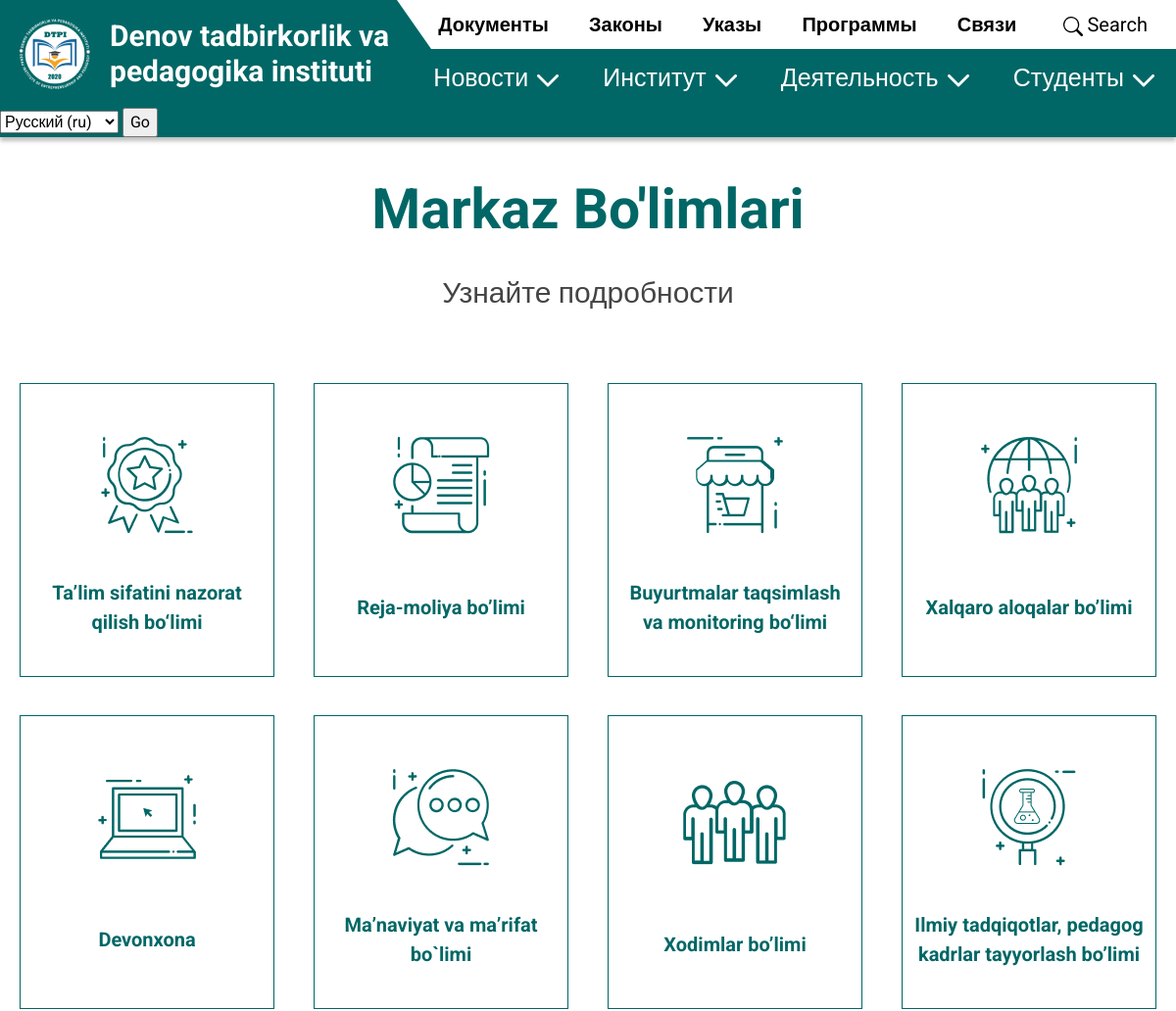
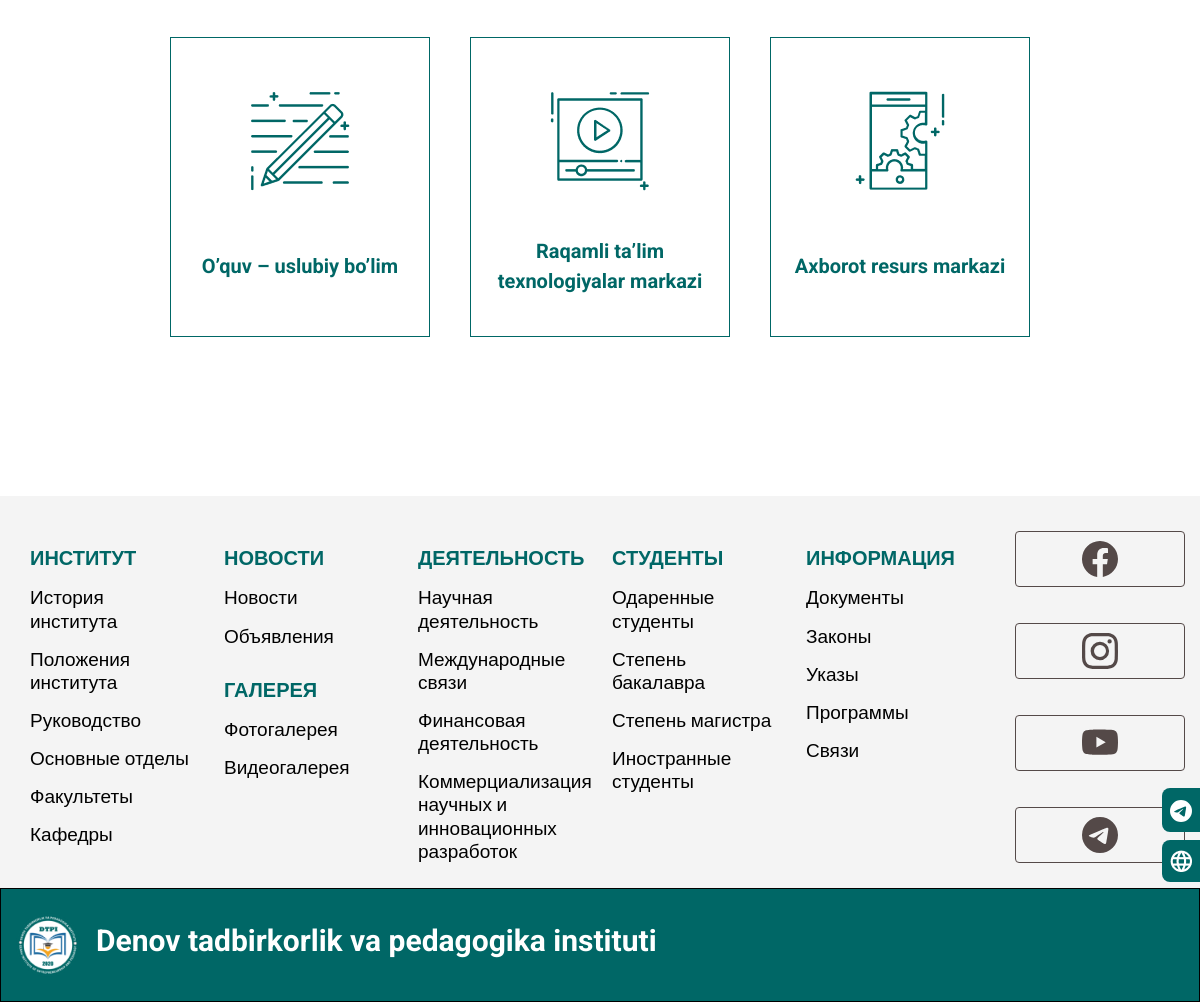
Page /ru/central_department/ on the committed database (2 pictures, top to bottom).
### main/models.py (models this page shows)
class CentralDepartments(models.Model):
    icon = models.ImageField(upload_to='pages/')
    name = models.CharField(max_length=255, verbose_name="Название")
    image = models.ImageField(upload_to='pages/', verbose_name="Излбражение")
    boss = models.CharField(max_length=255, verbose_name="Глава отдела")
    time = models.CharField(max_length=255, null=True, blank=True, verbose_name="Время приема")
    phone = models.CharField(max_length=255, verbose_name="Номер телефона")
    email = models.CharField(max_length=255, verbose_name="адрес электронной почты")
    web = models.CharField(max_length=255, verbose_name="Сайт")
    location = models.CharField(max_length=255, verbose_name="место")
    content = RichTextUploadingField(verbose_name="Текст")
    class Meta:
        verbose_name = 'данные о центральных отделах'
        verbose_name_plural = 'Центральные отделы'

### main/views.py (the view)
# urls.py: path('central_department/', central_department, name="central_department"),
def central_department(request):
    content = CentralDepartments.objects.all()
    return render(request, 'central-department.html', {'content': content})

### templates/central-department.html (shortened to what this page needs)
{% extends 'base.html' %} {% load static %}
{% block content %}
    <section class="section-central-department" id="top">
        <section class="section-departments" >
            <div class="container-xl">
                <h2 class="text-center title">Markaz Bo'limlari</h2>
                <div class="descr">
                    Узнайте подробности
                </div>
                <div class="content">
                    <nav>
                        <div class="nav nav-tabs row row-cols-2 row-cols-lg-4 departments " id="nav-tab" role="tablist">
                            {% for c in content %}
                                <a class="nav-link " onclick="document.querySelector('.section-department-content').classList.remove('d-none');setTimeout(() => {document.getElementById('nav-tabContent').scrollIntoView();}, 100); "
                                   id="nav-{{ c.id }}-tab" data-toggle="tab" href="#nav-{{ c.id }}" role="tab"
                                   aria-controls="nav-{{ c.id }}" aria-selected="true">
                                    <div class="box d-flex flex-column justify-content-between align-items-center">
                                        <img src="{{ c.icon.url }}" class="img-fluid pt-5" alt="">
                                        <div class="title ">
                                            {{ c.name }}
                                        </div>
                                    </div>
                                </a>
                            {% endfor %}
                        </div>
                    </nav>
                </div>
            </div>
        </section>
    </section>
{% endblock %}

### main/static/css/base.css (style rules this page uses)
body { font-family: 'Roboto', sans-serif; overflow-x: hidden; min-height: 100vh; display: -webkit-box; display: -ms-flexbox; display: flex; -webkit-box-orient: vertical; -webkit-box-direction: normal; -ms-flex-direction: column; flex-direction: column; -webkit-box-pack: justify; -ms-flex-pack: justify; justify-content: space-between; }
html { scroll-behavior: smooth !important; overflow-x: hidden; }
h2, .h2 { font-size: 57px; font-weight: 700; }
.section-central-department { padding-top: 110px; }
.section-central-department .section-departments { padding-top: 70px; padding-bottom: 70px; -webkit-box-shadow: 0px 4px 4px rgba(0, 0, 0, 0.25); box-shadow: 0px 4px 4px rgba(0, 0, 0, 0.25); }
.section-central-department .section-departments h2 { color: #006766; }
.section-central-department .section-departments .descr { font-size: 30px; color: #444444; text-align: center; padding-top: 20px; }
.section-central-department .section-departments .content .departments { border: 0; padding-top: 50px; padding-bottom: 70px; display: -webkit-box; display: -ms-flexbox; display: flex; -webkit-box-pack: center; -ms-flex-pack: center; justify-content: center; }
.section-central-department .section-departments .content .departments .nav-link { padding: 20px; border: 0; -webkit-transition: all .7s ease 0s; transition: all .7s ease 0s; }
.section-central-department .section-departments .content .departments .nav-link .box { height: 300px; position: relative; color: #006766; border: 1px solid #006766; width: 100%; }
.section-central-department .section-departments .content .departments .nav-link .box .title { font-size: 20px; font-weight: bold; color: #006766; text-align: center; height: 140px; width: 100%; display: -webkit-box; display: -ms-flexbox; display: flex; -webkit-box-pack: center; -ms-flex-pack: center; justify-content: center; -webkit-box-align: center; -ms-flex-align: center; align-items: center; padding: 0 10px; }

### rows in the picture
CentralDepartments: icon (picture), name "Ta’lim sifatini nazorat qilish bo‘limi"
CentralDepartments: icon (picture), name "Reja-moliya bo’limi"
CentralDepartments: icon (picture), name "Buyurtmalar taqsimlash va monitoring bo‘limi"
CentralDepartments: icon (picture), name "Xalqaro aloqalar bo’limi"
CentralDepartments: icon (picture), name "Devonxona"
CentralDepartments: icon (picture), name "Ma’naviyat va ma’rifat bo`limi"
CentralDepartments: icon (picture), name "Xodimlar bo’limi"
CentralDepartments: icon (picture), name "Ilmiy tadqiqotlar, pedagog kadrlar tayyorlash bo’limi"
CentralDepartments: icon (picture), name "O’quv – uslubiy bo’lim"
CentralDepartments: icon (picture), name "Raqamli ta’lim texnologiyalar markazi"
CentralDepartments: icon (picture), name "Axborot resurs markazi"

### other values in the picture
form field language "Русский (ru)"
